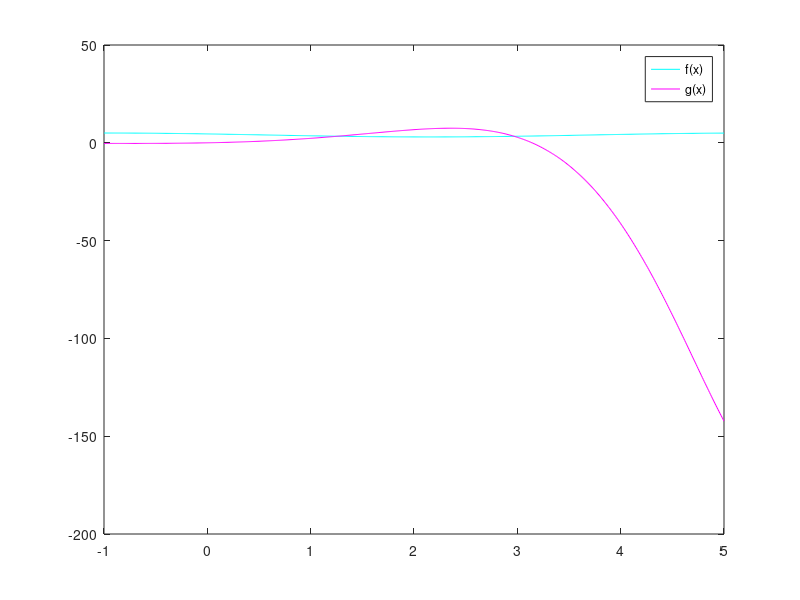

Here is the MATLAB script that generated this plot: (Note: this script raises an error after producing the figure.)
# Ejercicio 3: determinacion de la interseccion entre dos funciones utilizando
# biseccion 
clc; clear all; close all;
% defino las funciones y las grafico para visualizar donde ocurren las interseciones
f = @(x) 4.0 + cos(x + 1.0);
g = @(x) exp(x).*sin(x);
x = [-1:0.01:5];
figure 1
plot(x,f(x), 'c')
hold on
plot(x,g(x), 'm')
legend('f(x)', 'g(x)')

% Graficamente se observa que ocurre una interseccion cercana a 1: tomamos [0 2]
% y otra cercana a 3: tomamos [2 4]
% Para determinar el punto de interseccion igualo las funciones
h = @(x) f(x) - g(x);
a1 = 0.0;
b1 = 2.0;
a2 = 2.0;
b2 = 4.0;
tol = 0.01; % un error porcentual del 1% equivale a un error relativo de 0.01 
terror = 1; % tipo de error a utilizar: error relativo
N = 100; % numero maximo de iteraciones a utilizar 

[raiz1, iter1, clave] = biseccion(a1, b1, h, terror, tol, N);

if (clave == 2);
  printf ("Intervalo mal determinado \n");
elseif(clave == 1);
  printf("El numero maximo de iteraciones fue alcanzado \n");
else(clave == 0);
  printf("La interseccion en el intervalo [%0.1f %0.1f] ocurre en %f y fue encontrada en %d iteraciones\n", a1, b1, raiz1, iter1);
end

[raiz2, iter2, clave] = biseccion(a2, b2, h, terror, tol, N);

if (clave == 2);
  printf ("Intervalo mal determinado \n");
elseif(clave == 1);
  printf("El numero maximo de iteraciones fue alcanzado \n");
else(clave == 0);
  printf("La interseccion en el intervalo [%0.1f %0.1f] ocurre en %f y fue encontrada en %d iteraciones\n", a2, b2, raiz2, iter2);
end
 
